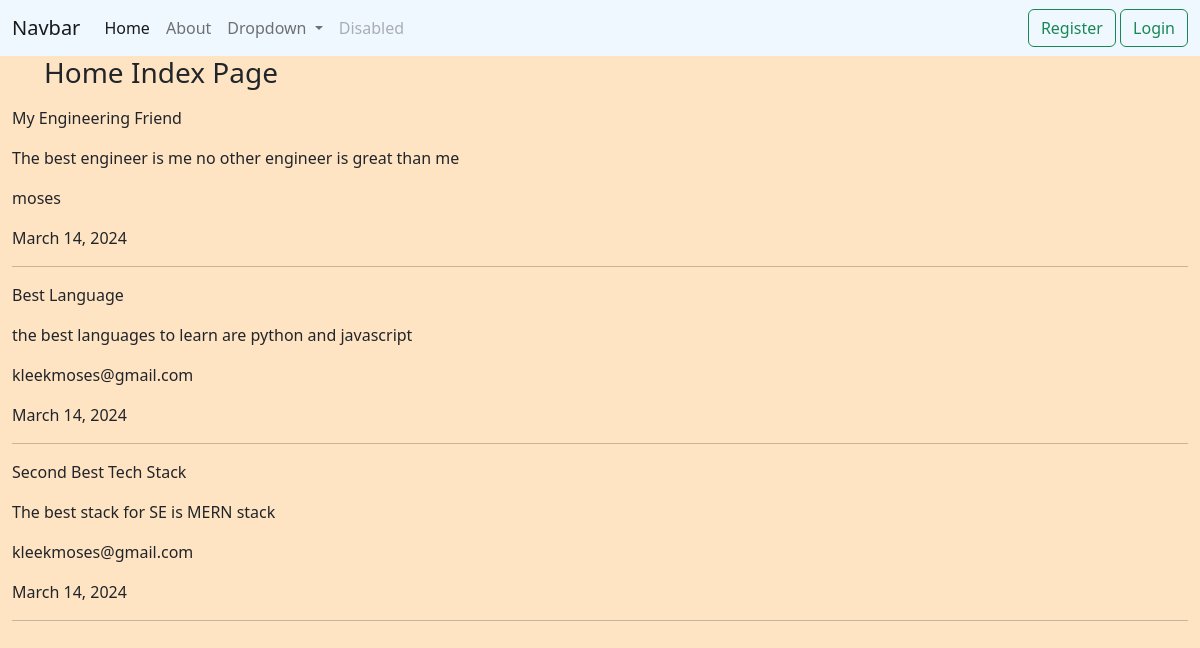
The page / on the database its author committed.
### blog/models.py (models this page shows, shortened)
class Post(models.Model):
    title = models.CharField(max_length=100, )
    content = models.TextField()
    date = models.DateField(default=timezone.now)
    author = models.ForeignKey(User, on_delete=models.CASCADE, default=123)

### blog/views.py (the view)
# urls.py: path('', views.index, name='blogHome'),
def index(request):
    context = {
        'posted' : Post.objects.all()
    }
    return render(request, 'index.html', context)

### blog/templates/index.html
{% extends "base.html" %}
{% block content %}
<h3><ul>Home Index Page</ul></h3>
{% for post in posted%}
    <p>{{ post.title }}</p>
    <p>{{ post.content }}</p>
    <p>{{ post.author }}</p>
    <p>{{ post.date }}</p>
    <hr>
{% endfor %}
{% endblock  %}

### blog/static/name.css (style rules this page uses)
body { background-color: bisque !important; }

### rows shown on the page
Post: title "My Engineering Friend", content "The best engineer is me no other engineer is great than me", author "moses", date "March 14, 2024"
Post: title "Best Language", content "the best languages to learn are python and javascript", author "kleekmoses@gmail.com", date "March 14, 2024"
Post: title "Second Best Tech Stack", content "The best stack for SE is MERN stack", author "kleekmoses@gmail.com", date "March 14, 2024"
